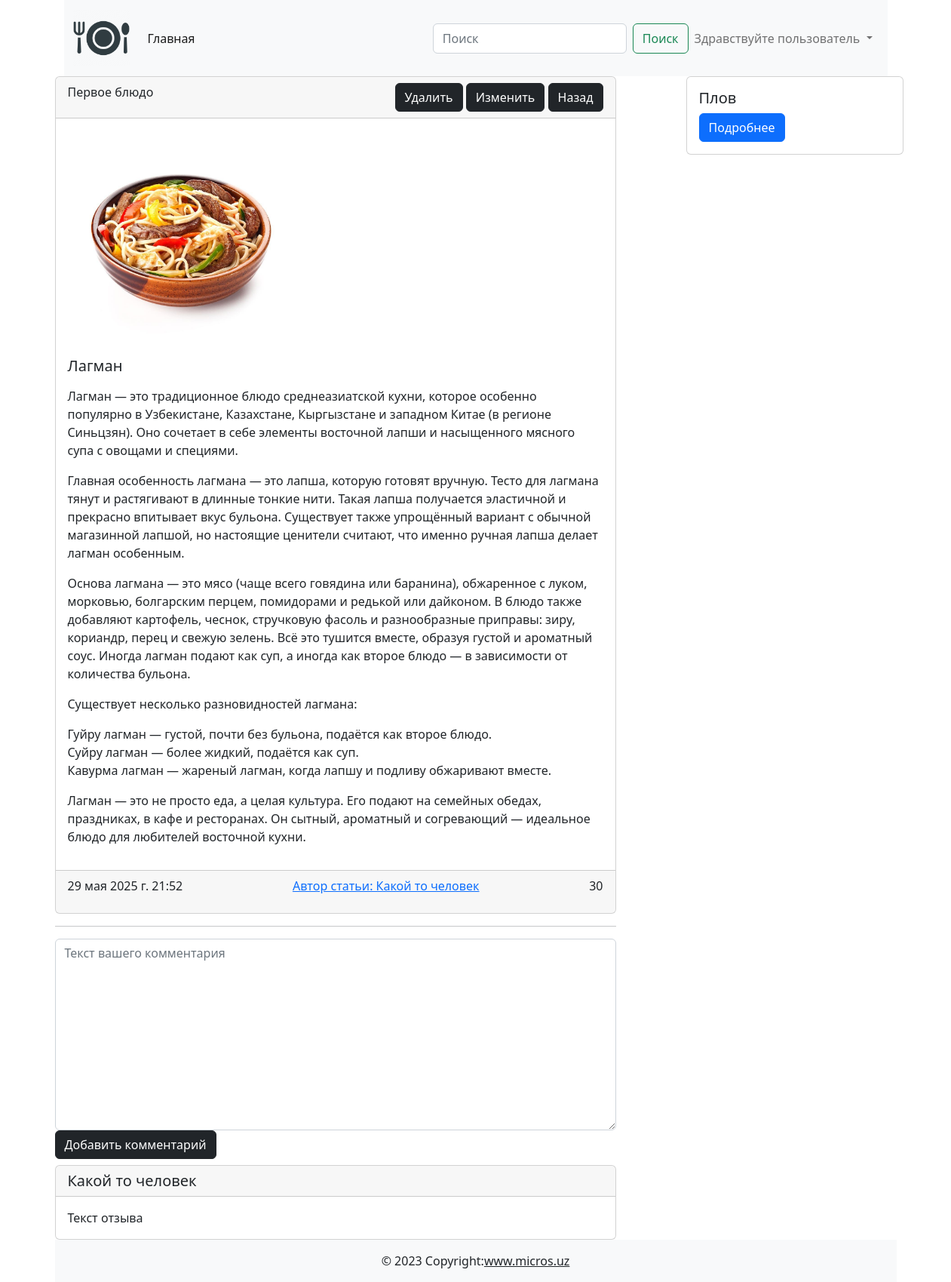
/post/1, run on an earlier commit of the app's database.
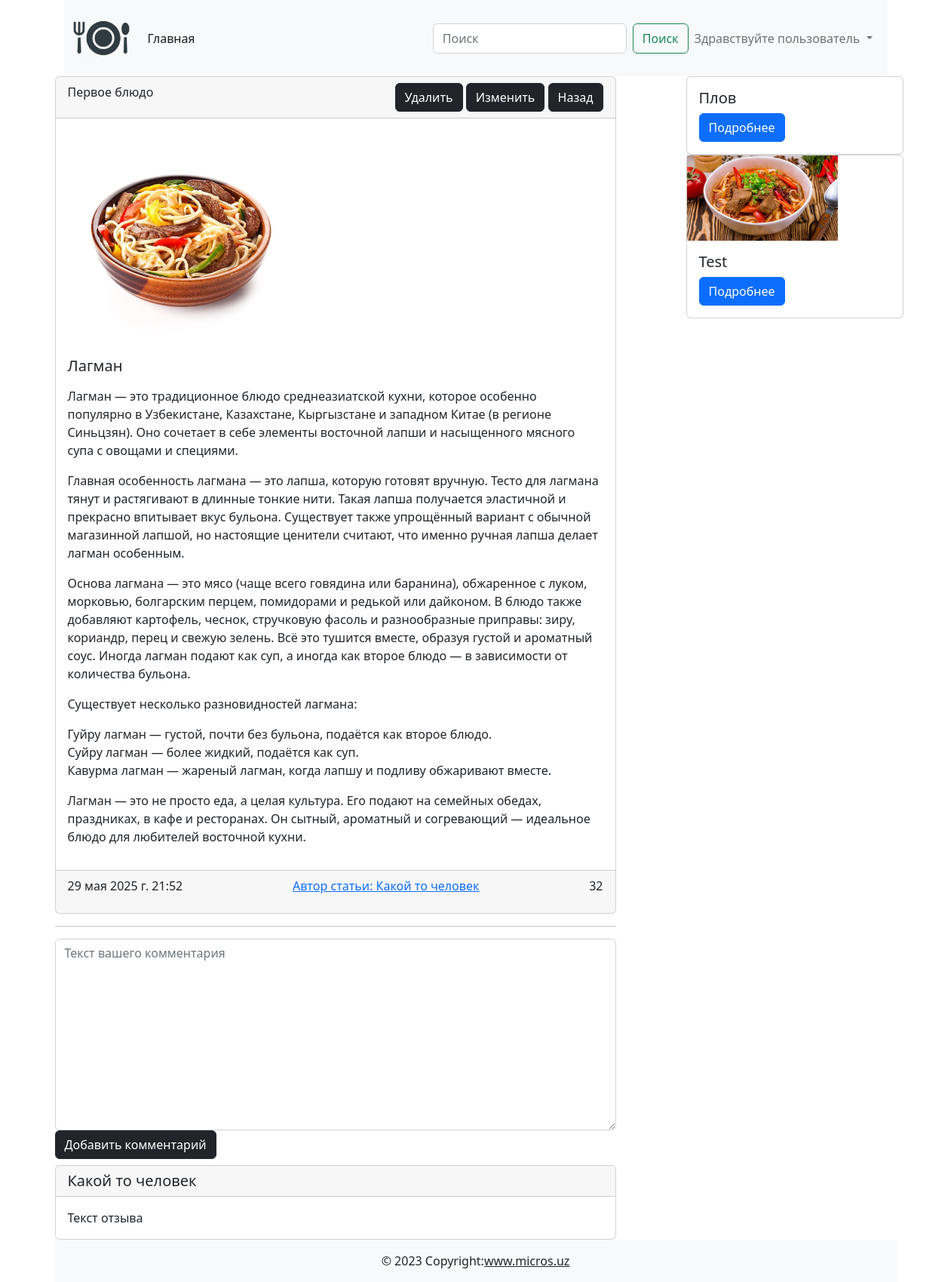
And on a later commit of the database.
### cooking/models.py (models this page shows, shortened)
class Posts(models.Model):
    title = models.CharField(max_length=255, verbose_name='Заголовок статьи')
    content = models.TextField(default='Скоро тут будет статья...', verbose_name='Текст статьи')
    created_at = models.DateTimeField(auto_now_add=True, verbose_name='Дата создания')
    updated_at = models.DateTimeField(auto_now=True, verbose_name='Дата обновления')
    photo = models.ImageField(upload_to='photos/', blank=True, null=True, verbose_name='Изображения')
    watched = models.IntegerField(default=0, verbose_name='Количество просмотров')
    is_published = models.BooleanField(default=True, verbose_name='Опубликовано')
    category = models.ForeignKey(Category, on_delete=models.CASCADE, verbose_name='Категория')
    class Meta:
        verbose_name = 'Пост'
        verbose_name_plural = 'Посты'
    def get_absolute_url(self):
        return reverse('post_detail', kwargs={'pk': self.pk})

class Category(models.Model):
    title = models.CharField(max_length=255, verbose_name='Название категории')
    def __str__(self):
        return self.title
    class Meta:
        verbose_name = 'Категория'
        verbose_name_plural = 'Категории'

### cooking/views.py (the view)
# urls.py: path('post/<int:pk>', post_detail, name='post_detail'),
def post_detail(request, pk):
    article = Posts.objects.get(pk=pk)
    Posts.objects.filter(pk=pk).update(watched=F('watched') + 1) # количество просмотра +1
    extend_post = Posts.objects.all().exclude(pk=pk).order_by('-watched')[:5]
    context = {
        'title': article.title,
        'post': article,
        'extend_posts': extend_post,
    }
    return render(request, 'cooking/article_detail.html', context)

### cooking/templates/cooking/article_detail.html (shortened to what this page needs)
{%  extends 'base.html' %}
{% block main %}
<div class="d-flex justify-content-between">
    <div class="col-8">
        <div class="card">
            <div class="card-header d-flex justify-content-between">{{ post.category }}
                <div>
                    <a href="#!" class="btn btn-dark">Удалить</a>
                    <a href="#!" class="btn btn-dark">Изменить</a>
                    <a href="#!" class="btn btn-dark">Назад</a>
                </div>
            </div>
            <div class="card-body">
                {% if post.photo %}
                <img src="{{ post.photo.url }}" width="300" alt="">
                {% else %}
                <img src="https://www.raumplus.ru/upload/iblock/99e/Skoro-zdes-budet-foto.jpg" width="300" alt="">
                {% endif %}
                <h5 class="card-title">{{ post.title }}</h5>
                <p class="card-text"> {{ post.content | linebreaks }} </p>
            </div>
            <div class="card-footer d-flex justify-content-between"><p class="card-text">{{ post.created_at }}</p>
                <a href="/profile/1">Автор статьи: Какой то человек</a>
                <p class="card-text">{{ post.watched }}</p>
            </div>
        </div>
        <hr>
        <form action="#!" method="post" , enctype="multipart/form-data">
            <textarea name="text" cols="40" rows="10" class="form-control" placeholder="Текст вашего комментария"
                      required id="id_text"></textarea>
            <button class="btn btn-dark" type="submit">Добавить комментарий</button>
        </form>
        <div class="card mt-2"><h5 class="card-header">Какой то человек</h5>
            <div class="card-body">
                <p class="card-text">Текст отзыва</p>
            </div>
        </div>
    </div>
    <div class="col-1"></div>
    <div class="col-4">
        {% for ext in extend_posts%}
        <div class="card" style="width: 18rem;">
            {% if ext.photo %}
            <img src="{{ ext.photo.url }}" width="200" alt="">
            {% else %}
            <img src="https://www.raumplus.ru/upload/iblock/99e/Skoro-zdes-budet-foto.jpg" width="300" alt="">
            {% endif %}
            <div class="card-body"><h5 class="card-title">{{ ext.title }}</h5><a href="{{ ext.get_absolute_url  }}"
                                                                                 class="btn btn-primary">Подробнее</a>
            </div>
        </div>
        {% endfor %}
    </div>
</div>
{% endblock main %}

What changed in the data, as far as the page shows it:
changed Posts "Лагман": watched "30" → "32"
added Posts: photo (picture), title "Test"
